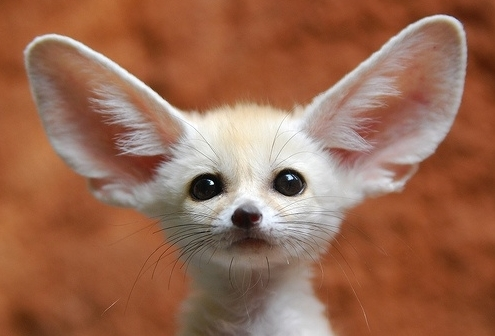
//> input picture Assignment02/input.jpg, 495 x 336 px
$ ./hist_hm_YUV   (built with g++ and OpenCV 4)
//> lines starting //> are read from the running program, lines starting //| are printed output that depends on the picture
#include "hist_func.h"

void hist_ma(Mat &input, Mat &reference, Mat &equalized, G *trans_func, float *CDF,float *CDF_reference);

int main() {

    Mat input = imread("input.jpg", CV_LOAD_IMAGE_COLOR); //"input.jpg" 이미지를 컬러로 불러와서 input 변수에 대입
//> input is the input picture: 336 rows x 495 cols, CV_8UC3; mean B, G, R 81.4, 105.2, 153.6
    Mat reference = imread("reference.jpeg", CV_LOAD_IMAGE_COLOR);  //"reference.jpeg"불러와서 reference 변수에 저장
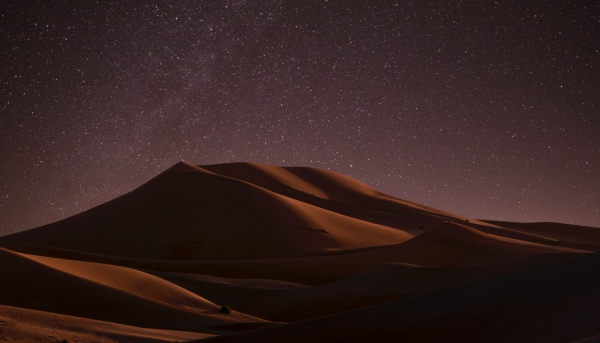
//> input picture Assignment02/reference.jpeg, 600 x 343 px
//> reference is the input picture: 343 rows x 600 cols, CV_8UC3; mean B, G, R 31.9, 33.5, 52.9

    Mat matched_YUV;
    cvtColor(input, matched_YUV, CV_RGB2YUV);    // RGB -> YUV
//> matched_YUV: 336 rows x 495 cols, CV_8UC3; mean of channels 0, 1, 2 103.6, 152.5, 108.5

    Mat reference_YUV;
    cvtColor(reference, reference_YUV, CV_RGB2YUV);    // RGB -> YUV
//> reference_YUV: 343 rows x 600 cols, CV_8UC3; mean of channels 0, 1, 2 35.3, 136.5, 125


    // split each channel(Y, U, V)
    Mat channels[3];
    split(matched_YUV, channels);             //matched_YUV를 색 채널별로 분리해 저장
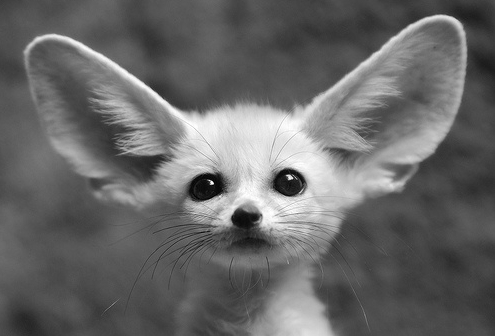
//> channels[0]: 336 rows x 495 cols, CV_8UC1; min 0, max 255, mean 103.6
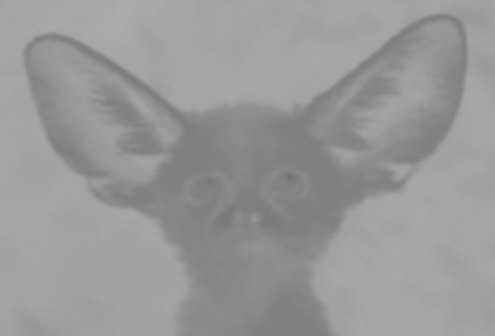
//> channels[1]: 336 rows x 495 cols, CV_8UC1; min 113, max 171, mean 152.5
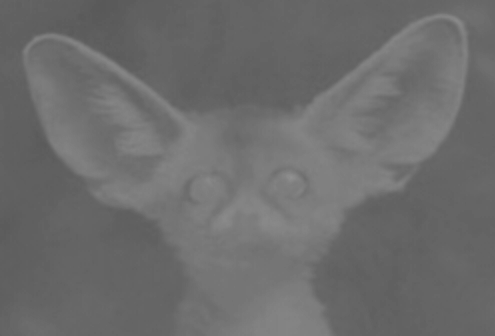
//> channels[2]: 336 rows x 495 cols, CV_8UC1; min 89, max 145, mean 108.5
    Mat Y = channels[0];                        // U = channels[1], V = channels[2]

    Mat channels_reference[3];
    split(reference_YUV, channels_reference);   //reference image를 YUV 채널별로 나눠 channels_reference에 저장
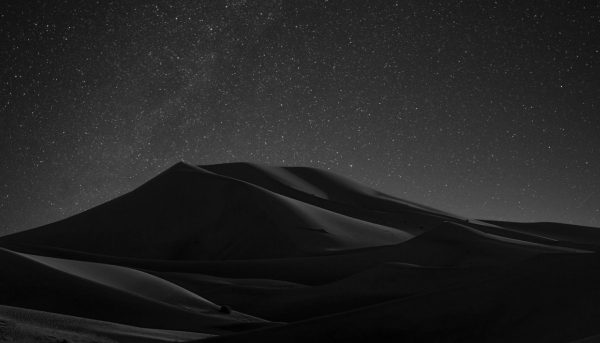
//> channels_reference[0]: 343 rows x 600 cols, CV_8UC1; min 0, max 175, mean 35.3
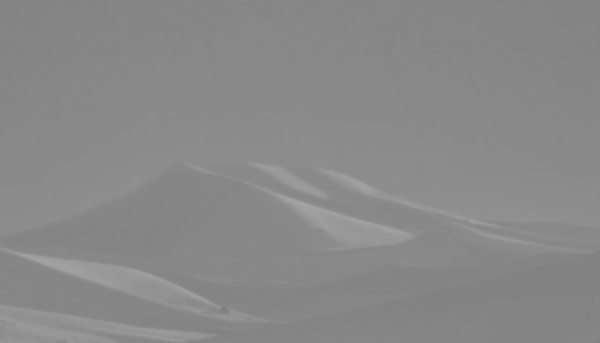
//> channels_reference[1]: 343 rows x 600 cols, CV_8UC1; min 128, max 164, mean 136.5
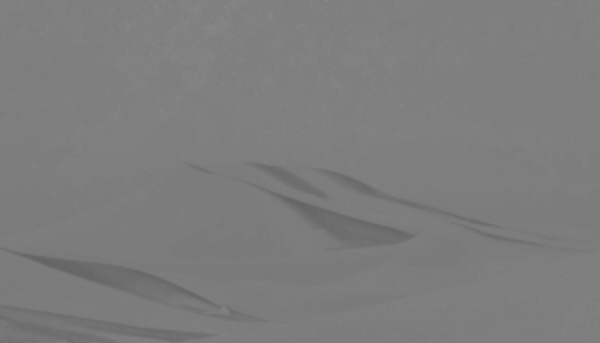
//> channels_reference[2]: 343 rows x 600 cols, CV_8UC1; min 100, max 138, mean 125
    Mat Y_reference = channels_reference[0];    //reference image의 Y 채널의 데이터

    // PDF or transfer function txt files
    FILE *f_matched_PDF_YUV, *f_PDF_RGB;
    FILE *f_trans_func_ma_YUV;

//> (the run ends here: the program needs code that is not available in this run, at `float **PDF_RGB = cal_PDF_RGB(input);`)
